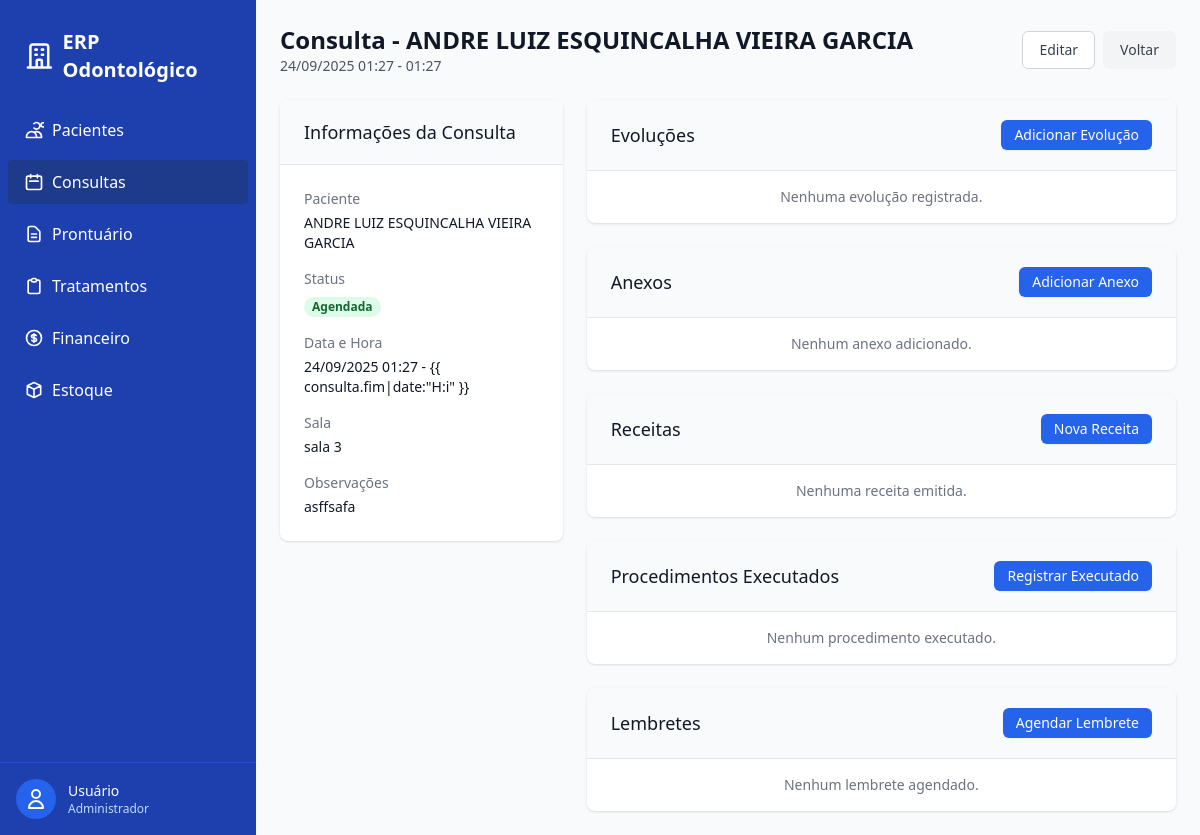
Before: /consultas/1/ (signed in) with the older database file.
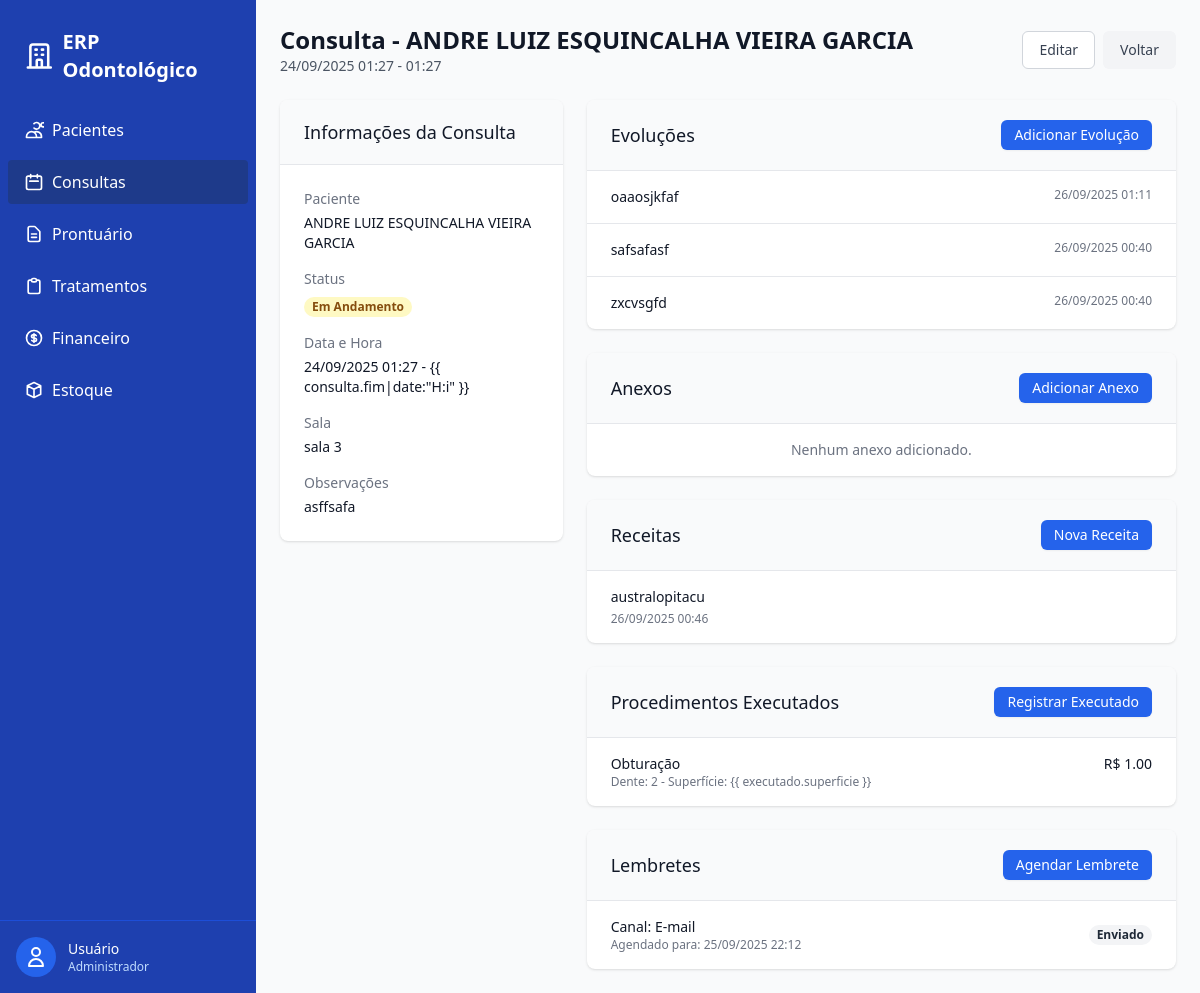
After: the same page with the newer database file.
### prontuario/models.py (models this page shows, shortened)
class EvolucaoClinica(models.Model):
    consulta = models.ForeignKey(Consulta, on_delete=models.CASCADE, related_name="evolucoes")
    usuario = models.ForeignKey(settings.AUTH_USER_MODEL, on_delete=models.PROTECT, related_name="evolucoes_clinicas")
    anotacao = models.TextField()
    criado_em = models.DateTimeField(auto_now_add=True)
    class Meta:
        ordering = ["-criado_em"]
        verbose_name = "Evolução Clínica"
        verbose_name_plural = "Evoluções Clínicas"

class Receita(models.Model):
    consulta = models.ForeignKey(Consulta, on_delete=models.PROTECT, related_name="receitas")
    texto = models.TextField()
    criado_em = models.DateTimeField(auto_now_add=True)
    class Meta:
        ordering = ["-criado_em"]
        verbose_name = "Receita"
        verbose_name_plural = "Receitas"

### tratamentos/models.py (models this page shows, shortened)
class ProcedimentoExecutado(models.Model):
    consulta = models.ForeignKey(Consulta, on_delete=models.CASCADE, related_name="procedimentos_executados")
    planejado = models.ForeignKey(ProcedimentoPlanejado, on_delete=models.SET_NULL, null=True, blank=True, related_name="execucoes")
    procedimento = models.ForeignKey(CatalogoProcedimento, on_delete=models.PROTECT, related_name="executados")
    dente = models.CharField(max_length=2)        # pode usar choices FDI se preferir
    superficie = models.CharField(max_length=1, blank=True)
    quantidade = models.PositiveIntegerField(default=1)
    valor_unitario = models.DecimalField(max_digits=10, decimal_places=2)
    realizado_em = models.DateTimeField(auto_now_add=True)
    observacoes = models.TextField(blank=True)
    class Meta:
        ordering = ["-realizado_em"]
        verbose_name = "Procedimento Executado"
        verbose_name_plural = "Procedimentos Executados"

class CatalogoProcedimento(models.Model):
    codigo = models.CharField(max_length=30, unique=True)
    nome = models.CharField(max_length=120)
    duracao_min = models.PositiveIntegerField(default=30)
    preco_base = models.DecimalField(max_digits=10, decimal_places=2)
    class Meta:
        ordering = ["nome"]
        verbose_name = "Procedimento (Catálogo)"
        verbose_name_plural = "Procedimentos (Catálogo)"

### consultas/models.py (models this page shows, shortened)
class Lembrete(models.Model):
    class Canal(models.TextChoices):
        WHATSAPP = "WA", "WhatsApp"
        SMS = "SM", "SMS"
        EMAIL = "EM", "E-mail"
    class Status(models.TextChoices):
        AGENDADO = "AG", "Agendado"
        ENVIADO = "EN", "Enviado"
        FALHA = "FA", "Falha"
    consulta = models.ForeignKey(Consulta, on_delete=models.CASCADE, related_name="lembretes")
    canal = models.CharField(max_length=2, choices=Canal.choices)
    agendado_em = models.DateTimeField()
    enviado_em = models.DateTimeField(null=True, blank=True)
    status = models.CharField(max_length=2, choices=Status.choices, default=Status.AGENDADO)
    class Meta:
        ordering = ["-agendado_em"]
        verbose_name = "Lembrete"
        verbose_name_plural = "Lembretes"

### consultas/views.py (the view)
# urls.py: path("<int:pk>/", views.ConsultaDetailView.as_view(), name="detail"),
class ConsultaDetailView(LoginRequiredMixin, PermissionRequiredMixin, DetailView):
    model = Consulta
    template_name = "consultas/consulta_detail.html"
    context_object_name = "consulta"
    permission_required = "consultas.view_consulta"

### templates/consultas/consulta_detail.html (shortened to what the changed rows need)
{% extends "base.html" %}
{% load static %}
{% block content %}
<div class="mb-6 flex justify-between items-center">
    <div>
        <h1 class="text-2xl font-bold text-gray-900">Consulta - {{ consulta.paciente.nome }}</h1>
    </div>
</div>
<div class="grid grid-cols-1 lg:grid-cols-3 gap-6">
    <div class="lg:col-span-1">
        <div class="bg-white shadow overflow-hidden sm:rounded-lg">
            <div class="border-t border-gray-200 px-4 py-5 sm:p-6">
                <dl class="grid grid-cols-1 gap-4">
                    <div>
                        <dd class="mt-1">
                            {% if consulta.status == 'AG' %}
                            <span
                                class="px-2 inline-flex text-xs leading-5 font-semibold rounded-full bg-green-100 text-green-800">Agendada</span>
                            {% elif consulta.status == 'CF' %}
                            <span
                                class="px-2 inline-flex text-xs leading-5 font-semibold rounded-full bg-blue-100 text-blue-800">Confirmada</span>
                            {% elif consulta.status == 'EA' %}
                            <span
                                class="px-2 inline-flex text-xs leading-5 font-semibold rounded-full bg-yellow-100 text-yellow-800">Em
                                Andamento</span>
                            {% elif consulta.status == 'CO' %}
                            <span
                                class="px-2 inline-flex text-xs leading-5 font-semibold rounded-full bg-gray-100 text-gray-800">Concluída</span>
                            {% elif consulta.status == 'CA' %}
                            <span
                                class="px-2 inline-flex text-xs leading-5 font-semibold rounded-full bg-red-100 text-red-800">Cancelada</span>
                            {% elif consulta.status == 'FA' %}
                            <span
                                class="px-2 inline-flex text-xs leading-5 font-semibold rounded-full bg-orange-100 text-orange-800">Faltou</span>
                            {% endif %}
                        </dd>
                    </div>
                </dl>
            </div>
        </div>
    </div>
    <div class="lg:col-span-2 space-y-6">
        <div class="bg-white shadow overflow-hidden sm:rounded-lg">
            <div class="border-t border-gray-200">
                {% for evolucao in consulta.evolucoes.all %}
                <div class="px-4 py-4 sm:px-6 border-b border-gray-200 last:border-b-0">
                    <div class="flex justify-between">
                        <p class="text-sm text-gray-900">{{ evolucao.anotacao }}</p>
                        <span class="text-xs text-gray-500">{{ evolucao.criado_em|date:"d/m/Y H:i" }}</span>
                    </div>
                </div>
                {% empty %}
                <div class="px-4 py-4 sm:px-6 text-center text-sm text-gray-500">
                    Nenhuma evolução registrada.
                </div>
                {% endfor %}
            </div>
        </div>
        <div class="bg-white shadow overflow-hidden sm:rounded-lg">
            <div class="border-t border-gray-200">
                {% for receita in consulta.receitas.all %}
                <div class="px-4 py-4 sm:px-6 border-b border-gray-200 last:border-b-0">
                    <p class="text-sm text-gray-900">{{ receita.texto }}</p>
                    <p class="text-xs text-gray-500 mt-1">{{ receita.criado_em|date:"d/m/Y H:i" }}</p>
                </div>
                {% empty %}
                <div class="px-4 py-4 sm:px-6 text-center text-sm text-gray-500">
                    Nenhuma receita emitida.
                </div>
                {% endfor %}
            </div>
        </div>
        <div class="bg-white shadow overflow-hidden sm:rounded-lg">
            <div class="border-t border-gray-200">
                {% for executado in consulta.procedimentos_executados.all %}
                <div class="px-4 py-4 sm:px-6 border-b border-gray-200 last:border-b-0">
                    <div class="flex justify-between">
                        <div>
                            <p class="text-sm font-medium text-gray-900">{{ executado.procedimento.nome }}</p>
                            <p class="text-xs text-gray-500">Dente: {{ executado.dente }} - Superfície: {{
                                executado.superficie }}</p>
                        </div>
                        <span class="text-sm text-gray-900">R$ {{ executado.valor_unitario }}</span>
                    </div>
                </div>
                {% empty %}
                <div class="px-4 py-4 sm:px-6 text-center text-sm text-gray-500">
                    Nenhum procedimento executado.
                </div>
                {% endfor %}
            </div>
        </div>
        <div class="bg-white shadow overflow-hidden sm:rounded-lg">
            <div class="border-t border-gray-200">
                {% for lembrete in consulta.lembretes.all %}
                <div class="px-4 py-4 sm:px-6 border-b border-gray-200 last:border-b-0">
                    <div class="flex justify-between items-center">
                        <div>
                            <p class="text-sm font-medium text-gray-900">Canal: {{ lembrete.get_canal_display }}</p>
                            <p class="text-xs text-gray-500">Agendado para: {{ lembrete.agendado_em|date:"d/m/Y H:i" }}
                            </p>
                        </div>
                        <span class="px-2 inline-flex text-xs leading-5 font-semibold rounded-full
                            {% if lembrete.status == 'P' %}bg-yellow-100 text-yellow-800
                            {% elif lembrete.status == 'E' %}bg-green-100 text-green-800
                            {% else %}bg-gray-100 text-gray-800{% endif %}">
                            {{ lembrete.get_status_display }}
                        </span>
                    </div>
                </div>
                {% empty %}
                <div class="px-4 py-4 sm:px-6 text-center text-sm text-gray-500">
                    Nenhum lembrete agendado.
                </div>
                {% endfor %}
            </div>
        </div>
    </div>
</div>
{% endblock %}

Changed rows visible on the page:
changed Consulta "sala 3": status "AG" → "EA" (drawn)
added EvolucaoClinica: anotacao "oaaosjkfaf", criado_em "26/09/2025 01:11"
added EvolucaoClinica: anotacao "safsafasf", criado_em "26/09/2025 00:40"
added EvolucaoClinica: anotacao "zxcvsgfd", criado_em "26/09/2025 00:40"
added Receita: texto "australopitacu", criado_em "26/09/2025 00:46"
added ProcedimentoExecutado: procedimento.nome "Obturação", dente "2", valor_unitario "1.00"
added Lembrete: canal "E-mail", agendado_em "25/09/2025 22:12", status "Enviado"
Other visible differences:
text no longer shown: "Agendada Nenhuma evolução registrada. Nenhuma receita emitida. Nenhum procedimento executado. Nenhum lembrete agendado."
text now shown: "Em Andamento"
